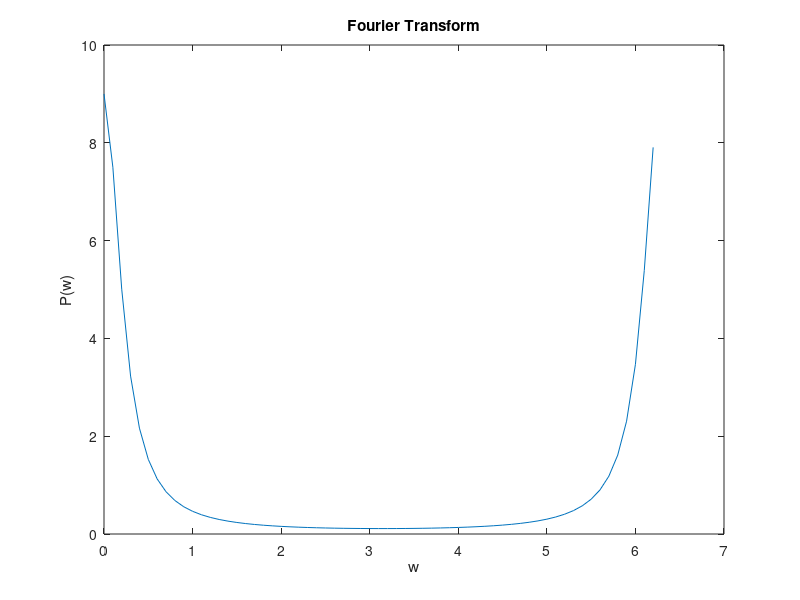
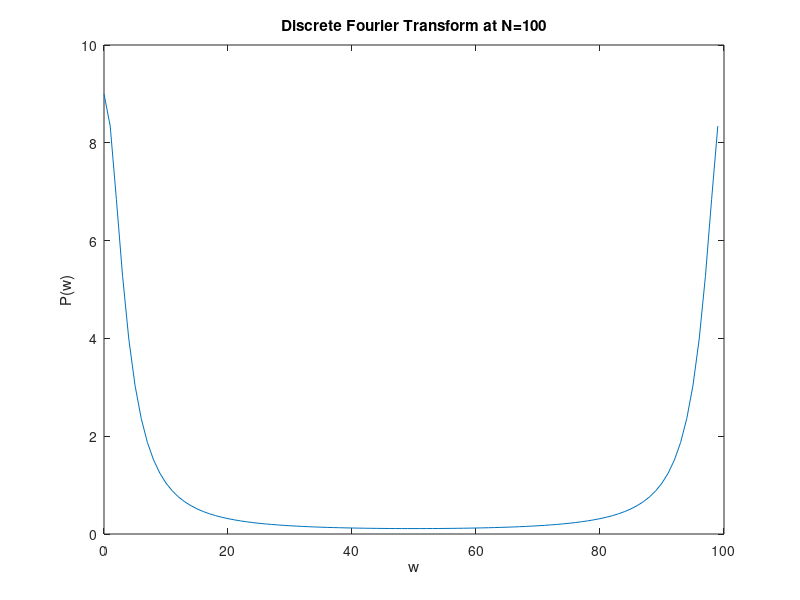
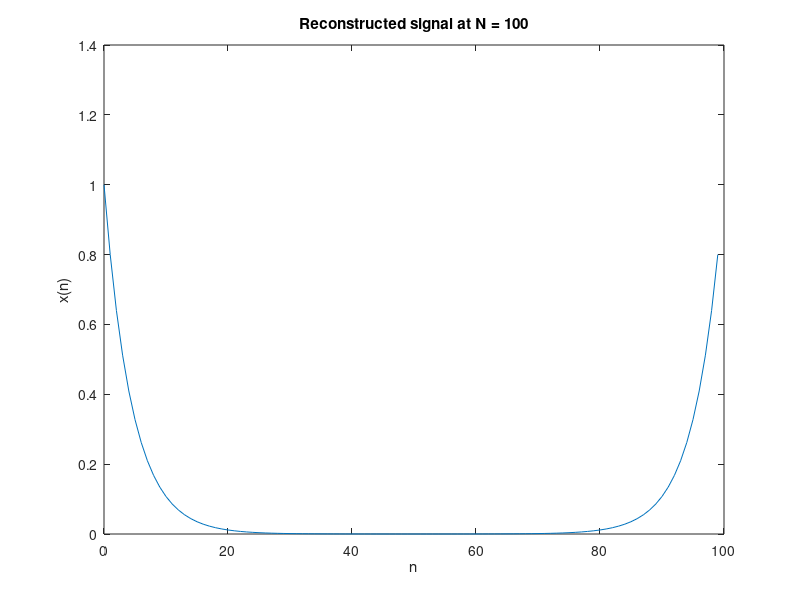

Write the MATLAB code that produced these figures, in order.
a = 0.8;
w=0:0.1:2*pi;
xw=[0];
for k0=1:63
    xw(k0) = (1 - a^(2)) / (1 - 2 * a * cos(w(k0)) + a^(2));
end
figure(1)
plot(w, xw);
xlabel('w') 
ylabel('P(w)')
title('Fourier Transform')


N = 100;
xb = 0:N-1;
xwb=[0];
for k0=0:N-1
    xwb(k0+1) = (1 - a^(2)) / (1 - 2 * a * cos(2*pi*k0/N) + a^(2));
end

figure(2)
plot(xb, xwb);
xlabel('w') 
ylabel('P(w)')
title('Discrete Fourier Transform at N=100')

n = 0:N-1;
xn=[0];
for n0 = 0:N-1
    result = 0;
    for k0=0:N-1
        w0 = 2*pi*k0/N;
       result = result + xwb(k0+1)* exp(1j*w0*n0);
    end
    xn(n0+1) = result;
end

figure(3)
xn = xn / N;
plot(n, abs(xn));
xlabel('n') 
ylabel('x(n)')
title('Reconstructed signal at N = 100')